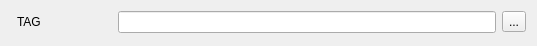
<?xml version="1.0" encoding="UTF-8"?>
<ui version="4.0">
 <class>W</class>
 <widget class="QWidget" name="W">
  <property name="geometry">
   <rect>
    <x>0</x>
    <y>0</y>
    <width>537</width>
    <height>46</height>
   </rect>
  </property>
  <property name="windowTitle">
   <string>W</string>
  </property>
  <layout class="QFormLayout" name="formLayout">
   <item row="0" column="1">
    <layout class="QHBoxLayout" name="horizontalLayout" stretch="1,4,1">
     <item>
      <widget class="QLabel" name="lblTag">
       <property name="text">
        <string>TAG</string>
       </property>
      </widget>
     </item>
     <item>
      <widget class="QLineEdit" name="edtArquivo"/>
     </item>
     <item>
      <widget class="QToolButton" name="btnEscolher">
       <property name="text">
        <string>...</string>
       </property>
      </widget>
     </item>
    </layout>
   </item>
  </layout>
 </widget>
 <resources/>
 <connections/>
</ui>
